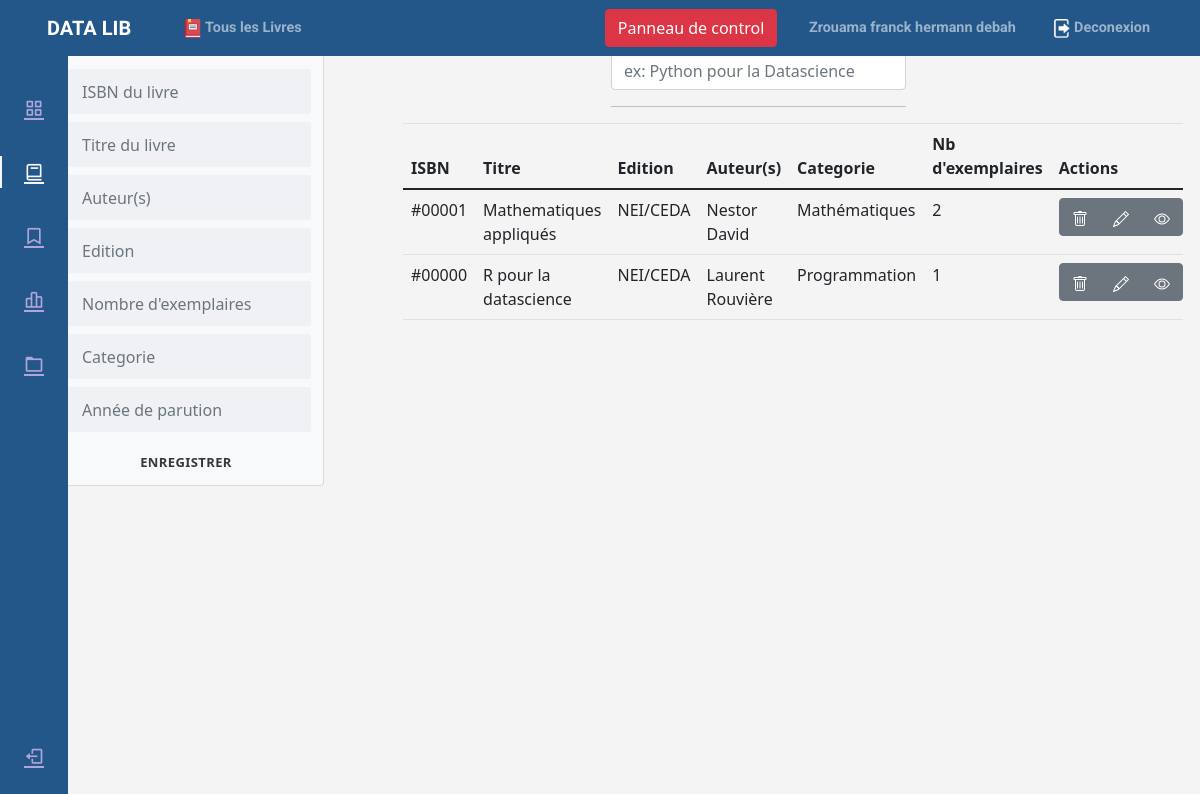
The page /dashboard/livres (signed in) on the database as committed earlier.
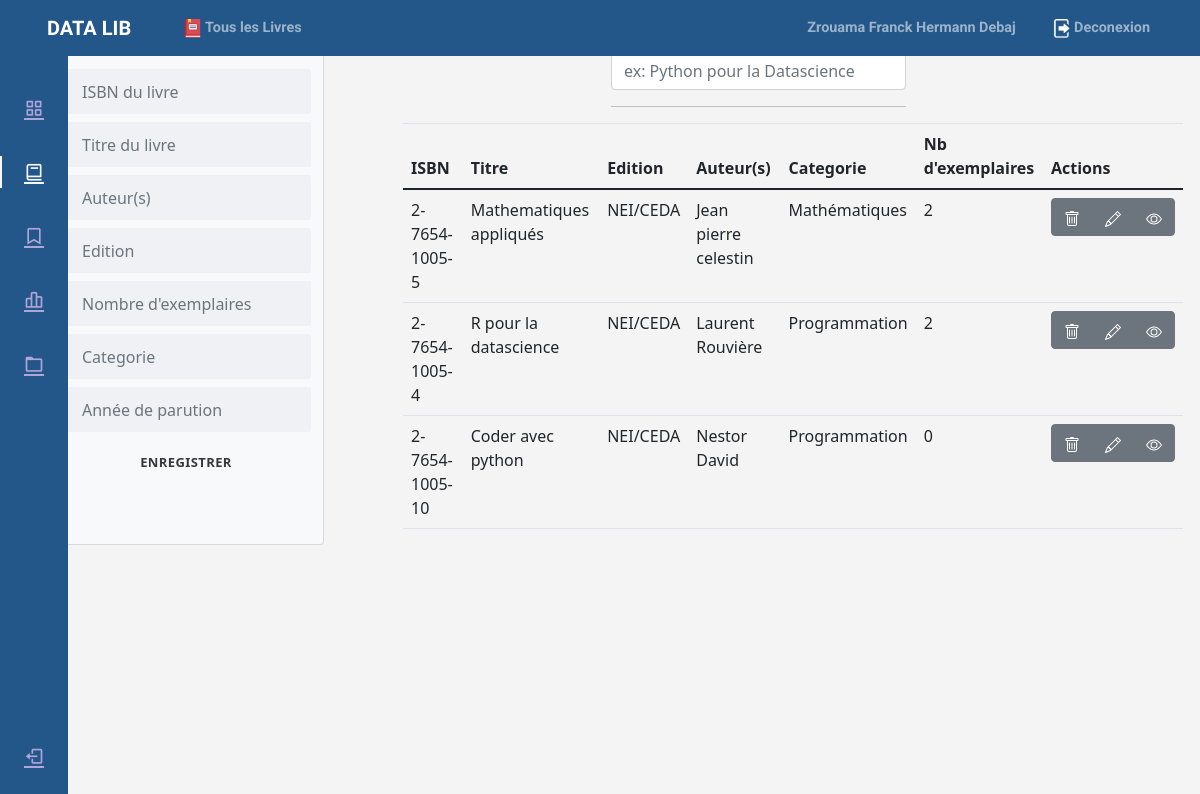
The same page on the database as committed later.
### app/mod_book/models.py (models this page shows, shortened)
class Base(db.Model):
    __abstract__ = True
    date_created = db.Column(
        db.String(128),  default=db.func.current_timestamp())
    date_modified = db.Column(db.String(
        128),  default=db.func.current_timestamp(), onupdate=db.func.current_timestamp())

@dataclass
class Book(Base):
    __tablename__ = 'book'
    title = db.Column(db.String(128),  nullable=False)
    isbn = db.Column(db.String(128),  nullable=False,
                     unique=True, primary_key=True)
    author = db.Column(db.String(128),  nullable=False)
    edition = db.Column(db.String(192),  nullable=False)
    nbExemplar = db.Column(db.Integer,  nullable=False, default=1)
    category = db.Column(db.String(128),  nullable=False)
    year = db.Column(db.Integer,  nullable=False)

### app/main/routes.py (the view)
@main.route('/dashboard/livres')
def dash_livres():
    books = None
    if not('user' in session):
        return redirect(url_for('auth.signin'))
    else:
        all_books = fetch_all_book()
        if (all_books):
            books = all_books
            return render_template("auth/profile/dashboard/livres.html", user=session["user"], books=books)
        else:
            return render_template("auth/profile/dashboard/livres.html", user=session["user"], books=books)

### app/mod_book/controllers.py (called while the page is built)
@mod_book.route('', methods=['GET'])
@mod_book.route('/', methods=['GET'])
def fetch_all_book():
    books = Book.query.order_by(Book.isbn.desc()).all()
    if books:
        session['books'] = books
        return books
    else:
        return 'NBF'

### app/templates/auth/profile/dashboard/livres.html (shortened to what this page needs)
{% extends 'auth/profile/dash.html' %}
{% block dash_component %}
<div class="container">
    <div class="row">
        <div class=" card col-md-3 bg-light">
            <div class="mt-3 row newsletter-subscribe">
                <div class="">
                    <form action="/book/register" class="form-inline row form" method="POST">
                        <div class="form-group col-md-12 mb-2">
                            <input value="" required class="form-control" autofocus type="text" name="isbn"
                                placeholder="ISBN du livre">
                        </div>
                        <div class="form-group col-md-12 mb-2">
                            <input value="" required class="form-control" type="text" name="titre"
                                placeholder="Titre du livre">
                        </div>
                        <div class="form-group col-md-12 mb-2">
                            <input value="" required class="form-control" type="text" name="auteur"
                                placeholder="Auteur(s)">
                        </div>
                        <div class="form-group col-md-12 mb-2">
                            <input value="" required class="form-control" type="text" name="edition"
                                placeholder="Edition">
                        </div>
                        <div class="form-group col-md-12 mb-2">
                            <input value="" min="0" required class="form-control" type="number" name="nbexemplar"
                                placeholder="Nombre d'exemplaires">
                        </div>
                        <div class="form-group col-md-12 mb-2">
                            <input value="" required class="form-control" type="text" name="category"
                                placeholder="Categorie">
                        </div>
                        <div class="form-group col-md-12 mb-2">
                            <input pattern="(?:19|20)[0-9]{2}" required value="" class="form-control" type="text" name="year"
                                placeholder="Année de parution">
                        </div>
                        <input class="col-md-12 btn btn-outline" type="submit" value="Enregistrer">
                    </form>
                </div>
            </div>
        </div>
        <div class="col-md-9">
            <div class="row">
                <div class="row">
                    <div class="col-md-12">
                        <div class="col-md-5 offset-md-4">
                            <input type="text" class="text-muted form-control form-input" name="q"
                                placeholder="ex: Python pour la Datascience">
                            <hr>
                        </div>
                    </div>
                    <div class="col-md-12 offset-1">
                        <div class="card-box">
                            <div class="table-responsive">
                                {% if books != 'NBF' %}
                                <table class="table">
                                    <thead>
                                        <tr>
                                            <th>ISBN</th>
                                            <th>Titre</th>
                                            <th>Edition</th>
                                            <th>Auteur(s)</th>
                                            <th>Categorie</th>
                                            <th>Nb d'exemplaires</th>
                                            <th>Actions</th>
                                        </tr>
                                    </thead>
                                    <tbody>
                                        {% for book in books %}
                                        <tr>
                                            <td>{{book.isbn}}</td>
                                            <td>{{book.title}}</td>
                                            <td>{{book.edition}}</td>
                                            <td>{{book.author}}</td>
                                            <td>{{book.category}}</td>
                                            <td>{{book.nbExemplar}}</td>
                                            <td>
                                                <div class="btn-group btn-group-toggle" data-toggle="buttons">
                                                    <label onclick="document.location.href = '/book/delete/{{book.isbn}}'"
                                                        class="btn btn-secondary">
                                                    </label>
                                                    <label  onclick="document.location.href = '/book/update/{{book.isbn}}'"
                                                        class="btn btn-secondary">
                                                    </label>
                                                    <label class="btn btn-secondary">
                                                    </label>
                                                </div>
                                            </td>
                                        </tr>
                                        {% endfor %}
                                    </tbody>
                                </table>
                                {% else %}
                                <div class="alert alert-dark" role="alert">
                                    Aucun Livre dans la biliothèque veuillez en ajouter
                                </div>
                                {% endif %}
                            </div>
                        </div>
                    </div>
                </div>
            </div>
        </div>
    </div>
</div>
{% endblock dash_component %}

### app/templates/auth/profile/dash.html (shortened to what this page needs)
{% extends "base.html" %}
{% block content %}
<div id="body-pd">
    <link rel="stylesheet" href="/css/dash.css">
    <link rel="stylesheet" href="https://cdn.jsdelivr.net/npm/boxicons@latest/css/boxicons.min.css">
    <link rel="stylesheet" href="https://cdn.jsdelivr.net/npm/bootstrap@5.0.0-beta1/dist/css/bootstrap.min.css">
    <div class="l-navbar" id="nav-bar">
        <nav class="nav">
            <div>
                <a href="#" class="nav_logo">
                </a>
                <div class="nav_list">
                    {% set class_general='' %}
                    {% set class_livres='' %}
                    {% set class_emprunts='' %}
                    {% if 'general' in request.path %}
                    {% set class_general = 'active' %}
                    {% elif 'livres' in request.path%}
                    {% set class_livres = 'active' %}
                    {% elif 'emprunts' in request.path %}
                    {% set class_emprunts = 'active' %}
                    {% endif %}
                    <a href="/dashboard" class="nav_link {{class_general}}">
                        <i class='bx bx-grid-alt nav_icon'></i>
                    </a>
                    <a href="/dashboard/livres" class="nav_link {{class_livres}}">
                        <i class='bx bx-book nav_icon'></i>
                    </a>
                    <a href="/dashboard/emprunts" class="nav_link {{class_emprunts}}">
                        <i class='bx bx-bookmark nav_icon'></i>
                    </a>
                    <a href="#" class="nav_link">
                        <i class='bx bx-bar-chart-alt-2 nav_icon'></i>
                    </a>
                    <a href="#" class="nav_link">
                        <i class='bx bx-folder nav_icon'></i>
                    </a>
                </div>
            </div>
            <a href="/auth/logout" class="nav_link">
                <i class='bx bx-log-out nav_icon'></i>
            </a>
        </nav>
    </div>
    <div class="container-fluid">
        {% block dash_component %}{% endblock %}
    </div>
</div>
    {% endblock content %}

### app/templates/base.html (shortened to what this page needs)
<!DOCTYPE html>
<html lang="en">
<head>
    <link rel="stylesheet" href="/css/main.css">
    <link rel="stylesheet" href="https://stackpath.bootstrapcdn.com/bootstrap/4.1.3/css/bootstrap.min.css"
>
    <link rel="stylesheet" href="https://cdnjs.cloudflare.com/ajax/libs/font-awesome/4.7.0/css/font-awesome.min.css">
    <link rel="stylesheet" href="https://use.fontawesome.com/releases/v5.4.2/css/all.css"
>
</head>
<header class="site-header  fixed-top">
    <nav class="navbar navbar-expand-md navbar-dark bg-steel">
        <div class="container">
            <a class="navbar-brand mr-4" href="/"><img style="height:1.4em;" src="/icons/regal.png" alt="">
                DATA LIB</a>
            <div class="collapse navbar-collapse" id="navbarToggle">
                <div class="navbar-nav mr-auto">
                    <a class="nav-item nav-link" href="/">
                        <img src="/icons/book.png" alt="">
                        Tous les Livres
                    </a>
                </div>
                <div class="navbar-nav">
                    {% if user %}
                    {% if user.role == 1 %}
                    <a href="/dashboard"><button class="btn btn-danger">Panneau de control</button></a>
                    {% endif %}
                    <a class="nav-item nav-link" href="/{{user.nom}}"><img src="/icons/profile.png" alt="">
                        {{ user.nom }}
                    </a>
                    <a class="nav-item nav-link" href="/auth/logout"><img src="/icons/logout.png" alt=""> Deconexion</a>
                    {% endif %}
                </div>
            </div>
        </div>
    </nav>
</header>
<body>
    <main role="main" class=" container-fluid pageContent">
        <div class="row">
            <div class="col-md-12">
                {% block content %}{% endblock %}
            </div>
        </div>
    </main>
</body>
</html>

### app/static/css/main.css (style rules this page uses)
body { background: #fafafa; color: #333333; margin-top: 5rem; padding-bottom: 50px; }
.bg-steel { background-color: #235789; }
.navbar-nav { font-size: 0.9em; }
.navbar-brand { font-family: "Work Sans", sans-serif; font-weight: bold; }
.navbar-nav > a > img { height: 1.3em; }
.site-header .navbar-nav .nav-link { color: #cbd5db; font-weight: bold; font-family: "Roboto", sans-serif; margin-left: 20px; }
.pageContent { margin-top: 52px; }

### app/static/css/dash.css (style rules this page uses)
:root { --header-height: 3rem; --nav-width: 68px; --first-color: #235789;; --first-color-light: #AFA5D9; --white-color: #F7F6FB; --normal-font-size: 1rem; --z-fixed: 100 }
body { background-color: #f4f4f4; position: relative; font-family: var(--body-font); font-size: var(--normal-font-size); transition: .5s }
a { text-decoration: none }
.l-navbar { position: fixed; top: 0; left: -30%; width: var(--nav-width); height: 100vh; background-color: var(--first-color); padding: .5rem 1rem 0 0; transition: .5s; z-index: var(--z-fixed) }
.nav { height: 100%; display: flex; flex-direction: column; justify-content: space-between; overflow: hidden }
.nav_logo, .nav_link { display: grid; grid-template-columns: max-content max-content; align-items: center; column-gap: 1rem; padding: .5rem 0 .5rem 1.5rem }
.nav_logo { margin-bottom: 2rem }
.nav_link { position: relative; color: var(--first-color-light); margin-bottom: 1.5rem; transition: .3s }
.nav_icon { font-size: 1.25rem }
.active { color: var(--white-color) }
.active::before { content: ''; position: absolute; left: 0; width: 2px; height: 32px; background-color: var(--white-color) }
@media screen and (min-width: 768px) { .l-navbar { left: 0; padding: 1rem 1rem 0 0 } }

### app/templates/auth/profile/dashboard/livres.html (style rules this page uses)
body { background-color: #f4f4f4 }
.newsletter-subscribe { color: #313437; }
.newsletter-subscribe form { justify-content: center; }
.newsletter-subscribe form .form-control { background: #eff1f4; border: none; border-radius: 3px; box-shadow: none; outline: none; color: inherit; text-indent: 9px; height: 45px; margin-right: 10px; min-width: 250px; }
.newsletter-subscribe form .btn { padding: 16px 32px; border: none; box-shadow: none; text-shadow: none; opacity: 0.9; text-transform: uppercase; font-weight: bold; font-size: 13px; letter-spacing: 0.4px; line-height: 1; }

Rows that differ between the two databases and show on the page:
removed Book: isbn "#00001", title "Mathematiques appliqués", edition "NEI/CEDA", author "Nestor David", category "Mathématiques", nbExemplar "2"
removed Book: isbn "#00000", title "R pour la datascience", edition "NEI/CEDA", author "Laurent Rouvière", category "Programmation", nbExemplar "1"
added Book: isbn "2-7654-1005-5", title "Mathematiques appliqués", edition "NEI/CEDA", author "Jean pierre celestin", category "Mathématiques", nbExemplar "2"
added Book: isbn "2-7654-1005-4", title "R pour la datascience", edition "NEI/CEDA", author "Laurent Rouvière", category "Programmation", nbExemplar "2"
added Book: isbn "2-7654-1005-10", title "Coder avec python", edition "NEI/CEDA", author "Nestor David", category "Programmation", nbExemplar "0"
Other text that changed with them:
{{ user.nom }}: "Zrouama franck hermann debah" → "Zrouama Franck Hermann Debaj"
text no longer shown: "Panneau de control"
